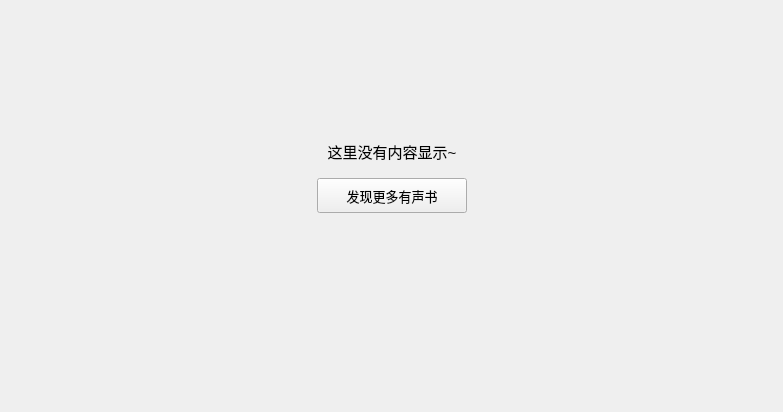
<?xml version="1.0" encoding="UTF-8"?>
<ui version="4.0">
 <class>ListenRecentlyPlay</class>
 <widget class="QWidget" name="ListenRecentlyPlay">
  <property name="geometry">
   <rect>
    <x>0</x>
    <y>0</y>
    <width>783</width>
    <height>412</height>
   </rect>
  </property>
  <property name="windowTitle">
   <string>ListenRecentlyPlay</string>
  </property>
  <layout class="QVBoxLayout" name="verticalLayout">
   <item>
    <widget class="QWidget" name="table_widget" native="true">
     <layout class="QVBoxLayout" name="verticalLayout_2" stretch="2,1,3">
      <item>
       <spacer name="verticalSpacer_2">
        <property name="orientation">
         <enum>Qt::Vertical</enum>
        </property>
        <property name="sizeHint" stdset="0">
         <size>
          <width>20</width>
          <height>40</height>
         </size>
        </property>
       </spacer>
      </item>
      <item>
       <layout class="QGridLayout" name="gridLayout">
        <property name="verticalSpacing">
         <number>15</number>
        </property>
        <item row="0" column="0">
         <spacer name="horizontalSpacer_8">
          <property name="orientation">
           <enum>Qt::Horizontal</enum>
          </property>
          <property name="sizeHint" stdset="0">
           <size>
            <width>40</width>
            <height>20</height>
           </size>
          </property>
         </spacer>
        </item>
        <item row="0" column="1">
         <widget class="QLabel" name="prompt_label">
          <property name="font">
           <font>
            <pointsize>11</pointsize>
           </font>
          </property>
          <property name="text">
           <string>这里没有内容显示~</string>
          </property>
          <property name="scaledContents">
           <bool>false</bool>
          </property>
          <property name="alignment">
           <set>Qt::AlignBottom|Qt::AlignHCenter</set>
          </property>
         </widget>
        </item>
        <item row="0" column="2">
         <spacer name="horizontalSpacer_9">
          <property name="orientation">
           <enum>Qt::Horizontal</enum>
          </property>
          <property name="sizeHint" stdset="0">
           <size>
            <width>40</width>
            <height>20</height>
           </size>
          </property>
         </spacer>
        </item>
        <item row="1" column="0">
         <spacer name="horizontalSpacer_11">
          <property name="orientation">
           <enum>Qt::Horizontal</enum>
          </property>
          <property name="sizeHint" stdset="0">
           <size>
            <width>40</width>
            <height>20</height>
           </size>
          </property>
         </spacer>
        </item>
        <item row="1" column="1">
         <widget class="QPushButton" name="search_pushButton">
          <property name="minimumSize">
           <size>
            <width>150</width>
            <height>35</height>
           </size>
          </property>
          <property name="maximumSize">
           <size>
            <width>150</width>
            <height>35</height>
           </size>
          </property>
          <property name="font">
           <font>
            <pointsize>10</pointsize>
           </font>
          </property>
          <property name="cursor">
           <cursorShape>PointingHandCursor</cursorShape>
          </property>
          <property name="text">
           <string>发现更多有声书</string>
          </property>
         </widget>
        </item>
        <item row="1" column="2">
         <spacer name="horizontalSpacer_10">
          <property name="orientation">
           <enum>Qt::Horizontal</enum>
          </property>
          <property name="sizeHint" stdset="0">
           <size>
            <width>40</width>
            <height>20</height>
           </size>
          </property>
         </spacer>
        </item>
       </layout>
      </item>
      <item>
       <spacer name="verticalSpacer">
        <property name="orientation">
         <enum>Qt::Vertical</enum>
        </property>
        <property name="sizeHint" stdset="0">
         <size>
          <width>20</width>
          <height>40</height>
         </size>
        </property>
       </spacer>
      </item>
     </layout>
    </widget>
   </item>
  </layout>
 </widget>
 <resources/>
 <connections/>
</ui>
